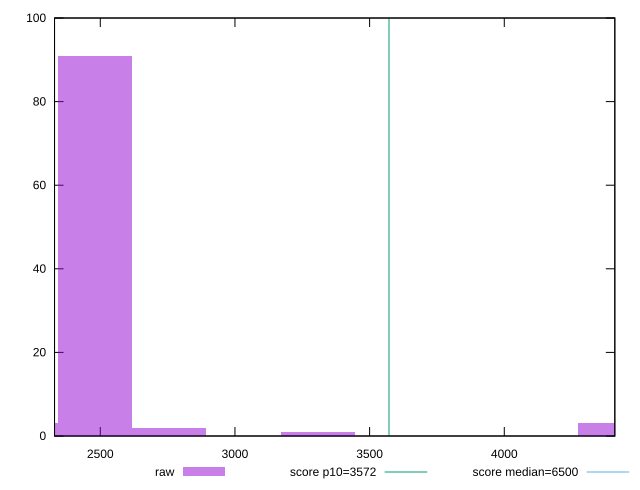

Write gnuplot code to recreate this figure.
reset

$raw <<EOF
3307.4620948358634 1
2756.218412363219 2
2480.5965711268973 91
4409.949459781151 3
2204.9747298905754 3
EOF

set key outside below
set boxwidth 275.6218412363219
set xrange [2330.147:4410.428]
set yrange [0:100]
set trange [0:100]
set style fill transparent solid 0.5 noborder

set parametric
set terminal svg size 640, 490 enhanced background rgb 'white'
set output "report_00019_2021-02-10T18-14-37.922Z//first-cpu-idle/samples/pages/raw/histogram.svg"

plot $raw title "raw" with boxes, \
     3572,t title "score p10=3572", \
     6500,t title "score median=6500"

reset
